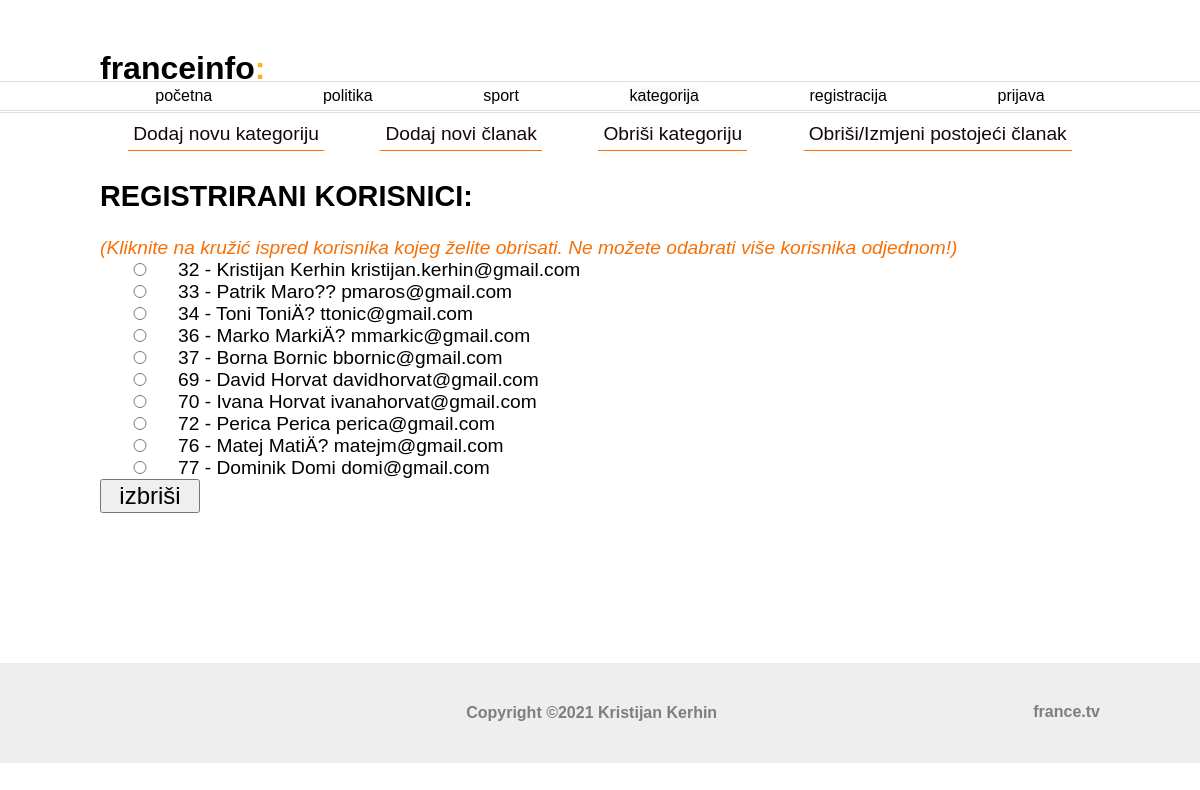
Screenshot of /administracija.php with the database file from the repository.
### tables this page shows
CREATE TABLE `korisnik` (
  `id` int(11) NOT NULL,
  `ime` varchar(64) NOT NULL,
  `prezime` varchar(64) NOT NULL,
  `lozinka` varchar(255) NOT NULL,
  `email` varchar(255) NOT NULL,
  `datumVrijeme_registracije` datetime NOT NULL,
  `administrator` int(1) NOT NULL DEFAULT 0
);

### administracija.php (the view, shortened to what this page needs)
<!DOCTYPE html>
<html lang='hr'>
<head>
    <link rel="stylesheet" type="text/css" href="style.css">
</head>
<body>
<header>
    <?php include("header.php"); ?>
</header>
<main>
    <section class='administracija_section'>
        <a href="nova_kategorija.php" class="admin_opcije_link">Dodaj novu kategoriju</a>
        <a href='unos.php?postoji=0' class="admin_opcije_link">Dodaj novi članak</a>
        <a href="obrisi_kategoriju.php" class="admin_opcije_link">Obriši kategoriju</a>
        <a href='obrisi_clanak.php' class="admin_opcije_link">Obriši/Izmjeni postojeći članak</a>
    </section>
    <section class='administracija_korisnici_section'>
        <h2>Registrirani korisnici:</h2>
        <span class="uputa_o_brisanju">(Kliknite na kružić ispred korisnika kojeg želite obrisati. Ne možete odabrati više korisnika odjednom!)</span>
        <?php
        $dbc = mysqli_connect('localhost:3307','root','','projekt')
        or die('Konekcija na bazu nije uspjela' . mysqli_connect_error());
        $upit = "SELECT * FROM korisnik";
        $result = mysqli_query($dbc,$upit) or die('upit na bazu nije uspio! provjerite upit!');
        if($result) {
            echo "<form method='post' action='skripta.php'>";
            while ($row = mysqli_fetch_array($result)) {
                echo "<input type='radio' class='obrisi_korisnika_radio' name='odabir' value='".$row['id']."' id='".$row['id']."'>".$row['id']." - "
                    .$row['ime'] . " " . $row['prezime']." ".$row['email']. "</br>";
            }
            echo "<input type='submit' value='izbriši'>";
            echo "</form>";
        }
        ?>
    </section>
</main>
<?php print "
<footer>
    <div class='footer-text'><p class='prazan_p'></p><p>Copyright &copy" . date('Y') . " Kristijan Kerhin</p><span class='span_footer'>france.tv</span></div>
</footer>
";
?>
</body>
</html>

### header.php (shortened to what this page needs)
<?php
$NASLOV = "franceinfo";
echo "<h1>$NASLOV<span>:</span></h1>";
echo "
    <nav>
        <div class='navigation_style'>";
            include('menu.php');
echo "
        </div>
    </nav>";
?>

### menu.php (shortened to what this page needs)
<?php
print "<head>
 <meta charset='UTF-8'>
 <link rel='stylesheet' type='text/css' href='style.css'>
</head>";
print "<a href='index.php?menu=1'>početna</a>
      <a href='kategorija.php?kategorija=politika'>politika</a>
      <a href='kategorija.php?kategorija=sport'>sport</a>
      <div class='dropdown'>
        <p class='dropbtn'>kategorija</p>
        <div class='dropdown-content'>";
        print"
        </div>
        </div>";
    if(isset($_SESSION['email'])){
        if($_SESSION['email'] == 'nouser'){
            print "<a href='registracija.php'>registracija</a>";
            print "<a href='login.php'>prijava</a>";
        }
        else{
            if(isset($_SESSION['administrator'])){
                if($_SESSION['administrator'] == 1){
                    print "<a href='administracija.php'>administracija</a>";
                }
            }
            print "<a href='skripta.php?odjava=1'>odjava</a>";
        }
    }
    else{
        print "<a href='registracija.php'>registracija</a>";
        print "<a href='login.php'>prijava</a>";
    }
?>

### style.css (style rules this page uses)
body { margin:0; padding: 0; font-family: sans-serif; }
header h1 { max-width: 1000px; margin: 50px auto 0px; text-transform: lowercase; }
header h1 span { color: #ffaf2b; }
header nav { margin-top: -6px; padding: 5px 2px; border-top: 1px solid #dddddd; border-bottom: 3px double #dddddd; clanak_sazetak: 2em; }
.navigation_style { margin: 0 auto; display: flex; max-width: 1000px; justify-content: space-around; flex-wrap: wrap; text-transform: lowercase; }
.navigation_style a { text-decoration: none; color: #000000; }
.dropbtn { background-color: #f8f8f6; margin:0; border: none; }
.dropdown { position: relative; display: inline-block; }
main { max-width: 1000px; margin: 0 auto; }
a:-webkit-any-link { color: #000000; text-decoration: none; }
a:any-link { color: #000000; text-decoration: none; }
.index_h2, h2 { text-transform: uppercase; }
footer { width:100%; background-color: #eeeeee; position: relative; bottom: 0px; margin-top: 50px; }
.footer-text { margin: 0 auto; max-width: 1000px; display: flex; justify-content: space-between; padding: 25px; color: #7e7e7e; font-weight: bold; }
.span_footer { display: inline-block; margin-top: 15px; }
.prazan_p { width: 50px; }
.administracija_section { display: flex; justify-content: space-around; flex-wrap: wrap; font-size: 1.2em; }
.administracija_section a { display: inline-block; padding: 5px; color: #150707; margin: 5px; text-decoration: none; }
.administracija_korisnici_section { font-size: 1.2em; }
.administracija_korisnici_section form input[type="submit"] { width: 100px; margin-bottom: 100px; }
.obrisi_korisnika_radio { width: 70px; }
.uputa_o_brisanju { font-size: 1em; color: #f66f07; font-style: italic; }
.admin_opcije_link { display: inline-block; border-bottom: 1px double #f66f07; }
.form_style form,label, input { width:100%; font-size: 1.5rem; }

### rows the page displays
korisnik: id "32", ime "Kristijan", prezime "Kerhin", email "kristijan.kerhin@gmail.com"
korisnik: id "33", ime "Patrik", prezime "Maro??", email "pmaros@gmail.com"
korisnik: id "34", ime "Toni", prezime "ToniÄ?", email "ttonic@gmail.com"
korisnik: id "36", ime "Marko", prezime "MarkiÄ?", email "mmarkic@gmail.com"
korisnik: id "37", ime "Borna", prezime "Bornic", email "bbornic@gmail.com"
korisnik: id "69", ime "David", prezime "Horvat", email "davidhorvat@gmail.com"
korisnik: id "70", ime "Ivana", prezime "Horvat", email "ivanahorvat@gmail.com"
korisnik: id "72", ime "Perica", prezime "Perica", email "perica@gmail.com"
korisnik: id "76", ime "Matej", prezime "MatiÄ?", email "matejm@gmail.com"
korisnik: id "77", ime "Dominik", prezime "Domi", email "domi@gmail.com"

### other values shown
$NASLOV "franceinfo"
